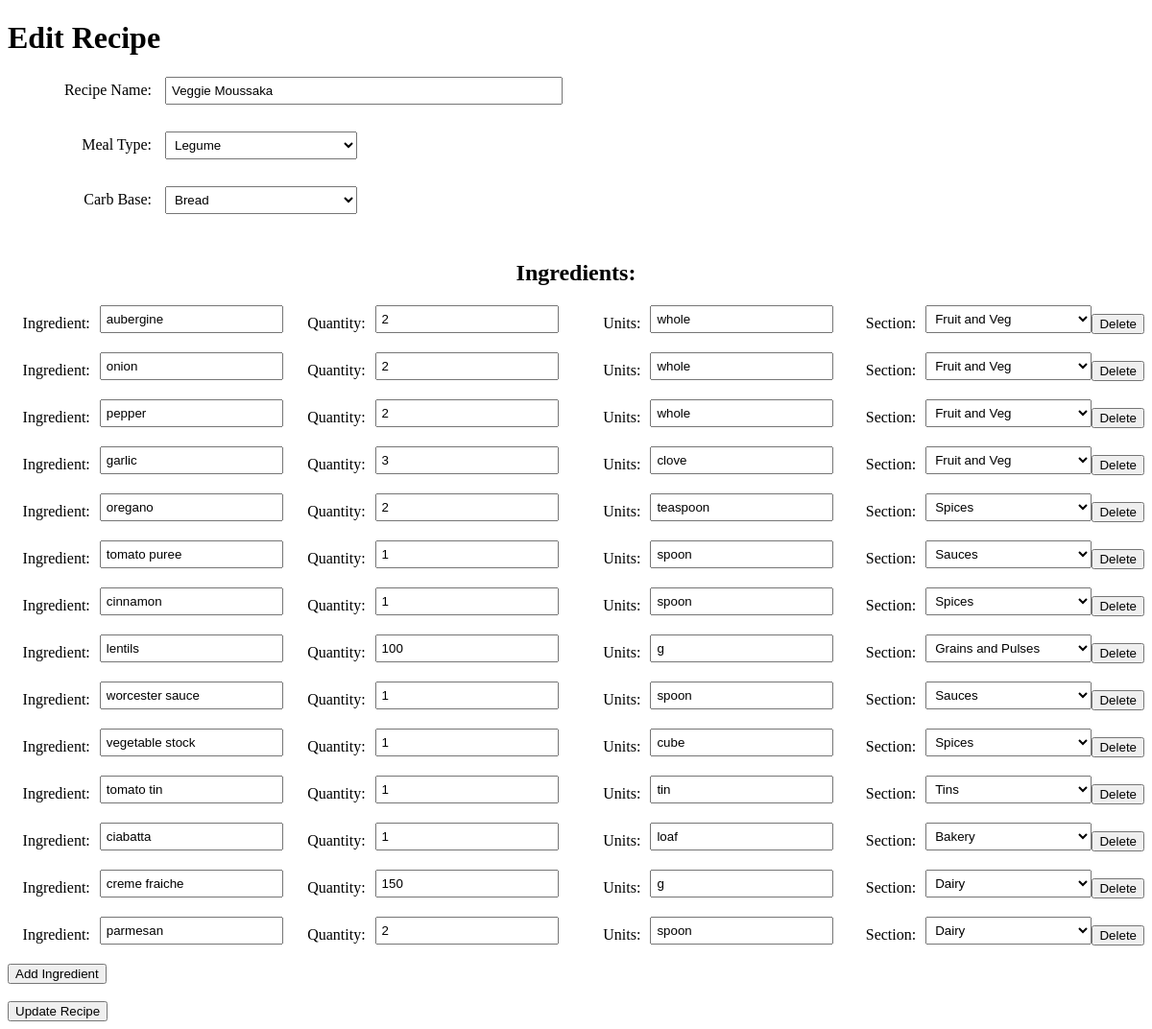
The app's page /edit_recipe/3 with its own data.
### db_models.py (models this page shows)
class Recipe(db.Model):
    __tablename__ = 'recipes'
    id = db.Column(db.Integer, primary_key=True, autoincrement=True)
    name = db.Column(db.String(255), nullable=False)
    category1 = db.Column(db.String(255), nullable=False)
    category2 = db.Column(db.String(255), nullable=False)

class RecipeItem(db.Model):
    __tablename__ = 'recipe_items'
    id = db.Column(db.Integer, primary_key=True, autoincrement=True)
    recipe_id = db.Column(db.Integer, db.ForeignKey('recipes.id'), nullable=False)
    item_id = db.Column(db.Integer, db.ForeignKey('items.id'), nullable=False)
    quantity = db.Column(db.Integer, nullable=False)
    recipe = db.relationship('Recipe', backref=db.backref('recipe_items', lazy=True))
    item = db.relationship('Item', backref=db.backref('recipe_items', lazy=True))

class Item(db.Model):
    __tablename__ = 'items'
    id = db.Column(db.Integer, primary_key=True, autoincrement=True)
    name = db.Column(db.String(255), nullable=False)
    unit = db.Column(db.String(255), nullable=False)
    shop_section = db.Column(db.String(255), nullable=False)

### app.py (the view, shortened to what this page needs)
@app.route('/edit_recipe/<int:id>', methods=['GET', 'POST'])
def edit_recipe(id):
    recipe = Recipe.query.get_or_404(id)
    previous_ingredients = db.session.query(Item.name, RecipeItem.quantity, Item.unit, Item.shop_section, Item.id)\
        .join(RecipeItem, Item.id == RecipeItem.item_id)\
        .filter(RecipeItem.recipe_id == id)\
        .all()
    return render_template('edit_recipe.html', ingredients = previous_ingredients, recipe = recipe.name,
                           category1 = recipe.category1, category2 = recipe.category2)

### templates/edit_recipe.html (shortened to what this page needs)
<!DOCTYPE html>
<html>
  <head>
    <link rel="stylesheet" href="{{ url_for('static', filename='add_style.css') }}">
  </head>
  <body>
    <h1>Edit Recipe</h1>
    <form method="POST">
      <label for="name">Recipe Name:</label>
      <input type="text" name="name" value="{{ recipe }}" required><br><br>
      <label for="category1">Meal Type:</label>
      <select name="category1" required>
        <option value="Legume" {% if category1 == 'Legume' %}selected{% endif %}>Legume</option>
      </select><br><br>
      <label for="category2">Carb Base:</label>
      <select name="category2" required>
        <option value="Bread" {% if category2 == 'Bread' %}selected{% endif %}>Bread</option>
      </select><br><br>
      <h2>Ingredients:</h2>
      <div id="ingredients">
        {% for item in ingredients %}
        <div>
          <label for="ingredient">Ingredient:</label>
          <input type="text" name="ingredients[]" value="{{ item[0] }}" required>
          <label for="quantity">Quantity:</label>
          <input type="text" name="quantities[]" value="{{ item[1] }}" required>
          <label for="units">Units:</label>
          <input type="text" name="units[]" value="{{ item[2] }}" required>
          <label for="section">Section:</label>
          <select name="shop_sections[]">
            <option value="Fruit and Veg" {% if item[3] == 'Fruit and Veg' %}selected{% endif %}>Fruit and Veg</option>
            <option value="Dairy" {% if item[3] == 'Dairy' %}selected{% endif %}>Dairy</option>
            <option value="Bakery" {% if item[3] == 'Bakery' %}selected{% endif %}>Bakery</option>
            <option value="Sauces" {% if item[3] == 'Sauces' %}selected{% endif %}>Sauces</option>
            <option value="Tins" {% if item[3] == 'Tins' %}selected{% endif %}>Tins</option>
            <option value="Grains and Pulses" {% if item[3] == 'Grains and Pulses' %}selected{% endif %}>Grains and Pulses</option>
            <option value="Spices" {% if item[3] == 'Spices' %}selected{% endif %}>Spices</option>
          </select><br><br>
          <button type="button" onclick="removeIngredient(this)">Delete</button>
        </div>
        {% endfor %}
      </div>
      <button type="button" onclick="addIngredient()">Add Ingredient</button><br><br>
      <input type="submit" value="Update Recipe">
    </form>
  </body>
</html>

### static/add_style.css (style rules this page uses)
label { display: inline-block; width: 150px; text-align: right; margin-right: 10px; }
input[type="text"], select { width: 200px; padding: 5px; margin-bottom: 10px; }
input[name="name"] { width: 400px; }
h2 { clear: both; text-align: center; }
#ingredients div { display: flex; align-items: center; margin-bottom: 10px; }
#ingredients label { width: 100px; margin-right: 10px }

### records on screen
Recipe: name "Veggie Moussaka", category1 "Legume", category2 "Bread"
RecipeItem: name "aubergine", quantity "2", unit "whole"
RecipeItem: name "onion", quantity "2", unit "whole"
RecipeItem: name "pepper", quantity "2", unit "whole"
RecipeItem: name "garlic", quantity "3", unit "clove"
RecipeItem: name "oregano", quantity "2", unit "teaspoon"
RecipeItem: name "tomato puree", quantity "1", unit "spoon"
RecipeItem: name "cinnamon", quantity "1", unit "spoon"
RecipeItem: name "lentils", quantity "100", unit "g"
RecipeItem: name "worcester sauce", quantity "1", unit "spoon"
RecipeItem: name "vegetable stock", quantity "1", unit "cube"
RecipeItem: name "tomato tin", quantity "1", unit "tin"
RecipeItem: name "ciabatta", quantity "1", unit "loaf"
RecipeItem: name "creme fraiche", quantity "150", unit "g"
RecipeItem: name "parmesan", quantity "2", unit "spoon"
